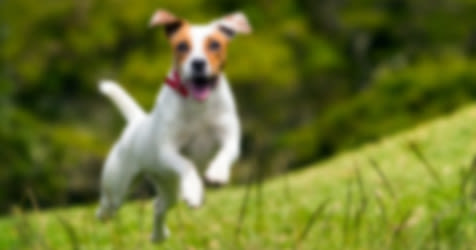
#> input picture cv/blurred.jpg, 476 x 250 px
$ python blurred.py
#> lines starting #> are read from the running program, lines starting #| are printed output that depends on the picture
import cv2
import numpy as np

# Load an image
img = cv2.imread('blurred.jpg')
#> img is the input picture: shape (250, 476, 3); mean B, G, R 43.4, 113.2, 105

# Generate a blur kernel
kernel_size = 15
kernel = np.ones((kernel_size, kernel_size), np.float32) / (kernel_size ** 2)

# Blur the image
blurred = cv2.filter2D(img, -1, kernel)
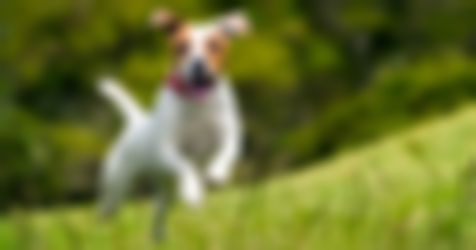
#> blurred: shape (250, 476, 3); mean B, G, R 43.4, 113.2, 105

# Deblur the image using Richardson-Lucy deconvolution
iterations = 30
#> (the run stopped early here; a loop or call above may not have finished)
